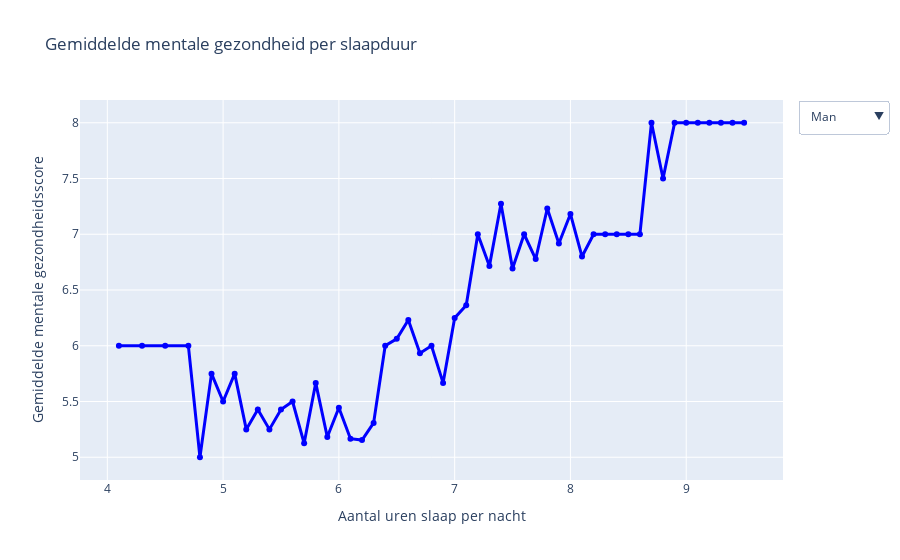

Notebook code cell kept with this figure:
### Markdown cell above
Mentale gezondheid wordt sterk beïnvloedt door het slaapgedrag.

### Code cell
import pandas as pd
import numpy as np
import plotly.graph_objects as go
import os
import kagglehub

# Dataset ophalen
path = kagglehub.dataset_download("adilshamim8/social-media-addiction-vs-relationships")
csv_path = os.path.join(path, "Students Social Media Addiction.csv")
df = pd.read_csv(csv_path)

# Filter op leeftijd en geldige waarden
df_filtered = df[(df['Age'] >= 18) & (df['Age'] <= 25)]
df_filtered = df_filtered.dropna(subset=["Mental_Health_Score", "Sleep_Hours_Per_Night", "Gender"])

# Kleuren
colors = {"Male": "blue", "Female": "deeppink", "All": "green"}

# Functie om groepsgemiddelde lijntrace te maken
def get_line_trace(gender=None):
    if gender:
        d = df_filtered[df_filtered["Gender"] == gender]
        label = gender
    else:
        d = df_filtered
        label = "All"

    df_avg = d.groupby("Sleep_Hours_Per_Night")["Mental_Health_Score"].mean().reset_index()

    return go.Scatter(
        x=df_avg["Sleep_Hours_Per_Night"],
        y=df_avg["Mental_Health_Score"],
        mode='lines+markers',
        name=label,
        line=dict(color=colors[label], width=3),
        visible=True if label == "Male" else False  # standaard alleen Male tonen
    )

# Genereer traces
male_line = get_line_trace("Male")
female_line = get_line_trace("Female")
all_line = get_line_trace(None)

# Dropdown-menu
buttons = [
    dict(label="Man",
         method="update",
         args=[{"visible": [True, False, False]},
               {"title": "Gemiddelde mentale gezondheid per slaapduur (mannen)"}]),
    dict(label="Vrouw",
         method="update",
         args=[{"visible": [False, True, False]},
               {"title": "Gemiddelde mentale gezondheid per slaapduur (vrouwen)"}]),
    dict(label="Iedereen",
         method="update",
         args=[{"visible": [False, False, True]},
               {"title": "Gemiddelde mentale gezondheid per slaapduur (alle studenten)"}])
]

# Plot figuur
fig = go.Figure(data=[male_line, female_line, all_line])

fig.update_layout(
    title="Gemiddelde mentale gezondheid per slaapduur",
    xaxis_title="Aantal uren slaap per nacht",
    yaxis_title="Gemiddelde mentale gezondheidsscore",
    updatemenus=[dict(active=0, buttons=buttons, x=1.15)]
)

fig.show()

### Figure 1 — Plotly figure (JSON) as saved in the notebook; plotly's stock layout.template omitted (floating-point values rounded to 4 significant figures)
{"data": [{"line": {"color": "blue", "width": 3}, "mode": "lines+markers", "name": "Male", "type": "scatter", "visible": true, "x": [4.1, 4.3, 4.5, 4.7, 4.8, 4.9, 5.0, 5.1, 5.2, 5.3, 5.4, 5.5, 5.6, 5.7, 5.8, 5.9, 6.0, 6.1, 6.2, 6.3, 6.4, 6.5, 6.6, 6.7, 6.8, 6.9, 7.0, 7.1, 7.2, 7.3, 7.4, 7.5, 7.6, 7.7, 7.8, 7.9, 8.0, 8.1, 8.2, 8.3, 8.4, 8.5, 8.6, 8.7, 8.8, 8.9, 9.0, 9.1, 9.2, 9.3, 9.4, 9.5], "y": [6.0, 6.0, 6.0, 6.0, 5.0, 5.75, 5.5, 5.75, 5.25, 5.429, 5.25, 5.429, 5.5, 5.125, 5.667, 5.182, 5.444, 5.167, 5.154, 5.308, 6.0, 6.062, 6.231, 5.933, 6.0, 5.667, 6.25, 6.364, 7.0, 6.714, 7.273, 6.692, 7.0, 6.778, 7.231, 6.917, 7.182, 6.8, 7.0, 7.0, 7.0, 7.0, 7.0, 8.0, 7.5, 8.0, 8.0, 8.0, 8.0, 8.0, 8.0, 8.0]}, {"line": {"color": "deeppink", "width": 3}, "mode": "lines+markers", "name": "Female", "type": "scatter", "visible": false, "x": [3.8, 3.9, 4.0, 4.1, 4.2, 4.3, 4.4, 4.5, 4.6, 4.7, 4.8, 4.9, 5.0, 5.1, 5.2, 5.3, 5.4, 5.5, 5.6, 5.7, 5.8, 5.9, 6.0, 6.1, 6.2, 6.3, 6.4, 6.5, 6.6, 6.7, 6.8, 6.9, 7.0, 7.1, 7.2, 7.3, 7.4, 7.5, 7.6, 7.7, 7.8, 7.9, 8.0, 8.1, 8.2, 8.3, 8.4, 8.5, 8.6, 8.7, 8.8, 8.9, 9.0, 9.1, 9.2, 9.3, 9.4, 9.5, 9.6], "y": [5.0, 5.0, 5.0, 5.0, 5.5, 5.0, 5.5, 4.5, 5.667, 5.0, 5.667, 5.0, 5.2, 4.667, 5.0, 4.75, 5.1, 4.875, 5.286, 5.3, 5.235, 5.2, 5.111, 5.167, 5.0, 5.167, 5.182, 5.857, 5.714, 6.0, 5.909, 6.0, 6.4, 7.0, 6.643, 7.071, 6.667, 7.167, 6.75, 6.833, 6.857, 7.143, 7.0, 7.167, 7.429, 7.286, 7.429, 7.5, 7.667, 7.5, 7.75, 7.5, 7.5, 7.5, 7.5, 8.0, 8.0, 8.0, 8.0]}, {"line": {"color": "green", "width": 3}, "mode": "lines+markers", "name": "All", "type": "scatter", "visible": false, "x": [3.8, 3.9, 4.0, 4.1, 4.2, 4.3, 4.4, 4.5, 4.6, 4.7, 4.8, 4.9, 5.0, 5.1, 5.2, 5.3, 5.4, 5.5, 5.6, 5.7, 5.8, 5.9, 6.0, 6.1, 6.2, 6.3, 6.4, 6.5, 6.6, 6.7, 6.8, 6.9, 7.0, 7.1, 7.2, 7.3, 7.4, 7.5, 7.6, 7.7, 7.8, 7.9, 8.0, 8.1, 8.2, 8.3, 8.4, 8.5, 8.6, 8.7, 8.8, 8.9, 9.0, 9.1, 9.2, 9.3, 9.4, 9.5, 9.6], "y": [5.0, 5.0, 5.0, 5.5, 5.5, 5.5, 5.5, 5.0, 5.667, 5.667, 5.5, 5.6, 5.286, 5.286, 5.077, 5.182, 5.143, 5.133, 5.333, 5.222, 5.348, 5.19, 5.278, 5.167, 5.1, 5.263, 5.471, 6.0, 6.05, 5.96, 5.958, 5.786, 6.333, 6.65, 6.821, 6.893, 6.923, 6.92, 6.875, 6.8, 7.1, 7.0, 7.111, 6.938, 7.2, 7.133, 7.214, 7.3, 7.444, 7.571, 7.667, 7.6, 7.667, 7.667, 7.667, 8.0, 8.0, 8.0, 8.0]}], "layout": {"title": {"text": "Gemiddelde mentale gezondheid per slaapduur"}, "updatemenus": [{"active": 0, "buttons": [{"args": [{"visible": [true, false, false]}, {"title": "Gemiddelde mentale gezondheid per slaapduur (mannen)"}], "label": "Man", "method": "update"}, {"args": [{"visible": [false, true, false]}, {"title": "Gemiddelde mentale gezondheid per slaapduur (vrouwen)"}], "label": "Vrouw", "method": "update"}, {"args": [{"visible": [false, false, true]}, {"title": "Gemiddelde mentale gezondheid per slaapduur (alle studenten)"}], "label": "Iedereen", "method": "update"}], "x": 1.15}], "xaxis": {"title": {"text": "Aantal uren slaap per nacht"}}, "yaxis": {"title": {"text": "Gemiddelde mentale gezondheidsscore"}}}}
